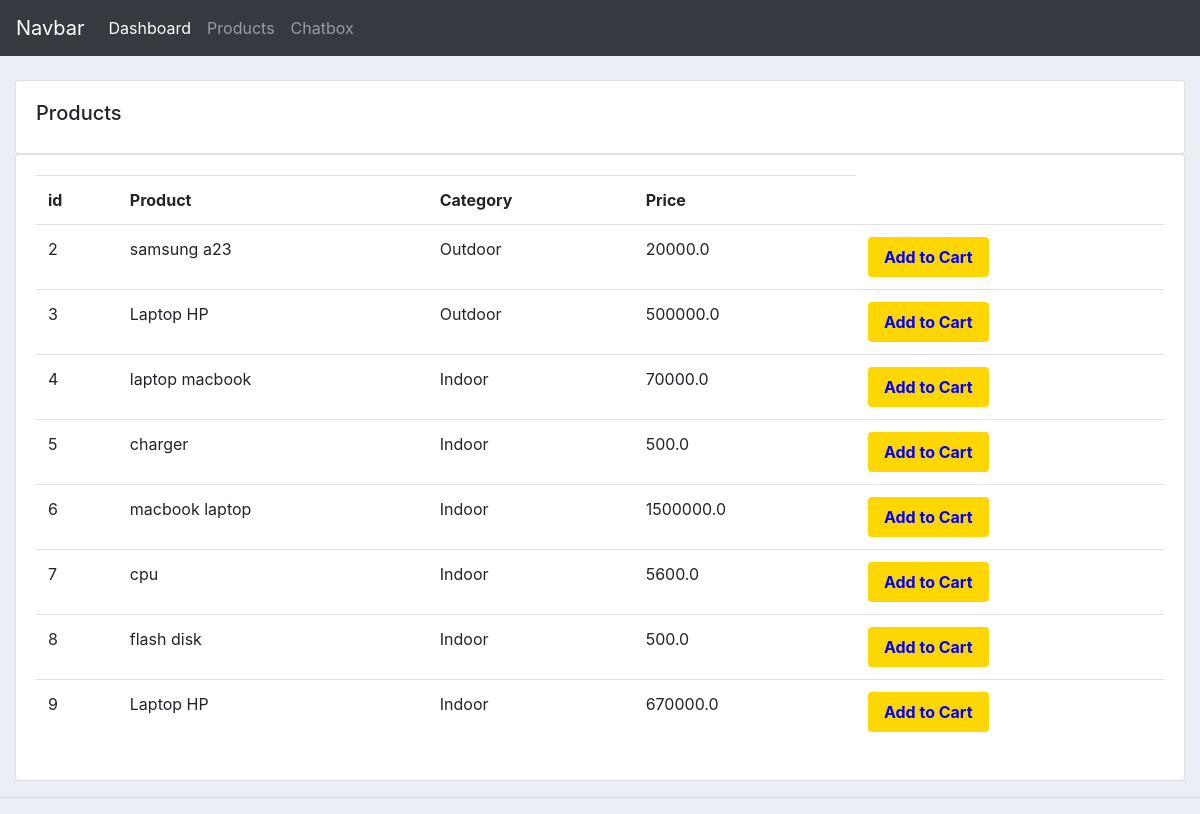
Screenshot of /products/ with the database file from the repository.
### accounts/models.py (models this page shows)
class Product(models.Model):
    CATEGORY = (
        ('Indoor', 'Indoor'),
        ('Outdoor', 'Outdoor'),
    )
    name = models.CharField(max_length=200, null=True)
    price = models.FloatField(null=True)
    category = models.CharField(max_length=200, null=True, choices=CATEGORY)
    description = models.CharField(max_length=200, null=True, blank=True)
    image = models.ImageField(upload_to='product_images', null=True, blank=True)  # Added image field
    date_created = models.DateTimeField(auto_now_add=True, null=True)
    tags = models.ManyToManyField(Tag)

### accounts/views.py (the view)
# urls.py: path('products/', views.products, name='products'),
def products(request):
	products = Product.objects.all()
	return render(request, 'accounts/products.html', {'products':products})

### accounts/templates/accounts/products.html (shortened to what this page needs)
{%  extends 'accounts/main.html' %}
{% block content %}
		<br>
		<div class="row">
			<div class="col-md">
				<div class="card card-body">
					<h5>Products</h5>
				</div>
				<div class="card card-body">
					<table class="table">
						<tr>
							<th>id</th>
							<th>Product</th>
							<th>Category</th>
							<th>Price</th>
						</tr>
						{% for i in products %}
						<tr>
							<td>{{i.id}}</td>
							<td>{{i.name}}</td>
							<td>{{i.category}}</td>
							<td>{{i.price}}</td>
							<td>
							<a href="{% url 'add_to_cart' i.id %}" class="add-to-cart-button" onclick="addToCart(event, '{{ i.id }}')">Add to Cart</a>
						</td>
						</tr>
						{% endfor %}
					</table>
				</div>
			</div>
		</div>
{% endblock content %}

### accounts/templates/accounts/main.html (shortened to what this page needs)
{% load static %}
<!DOCTYPE html>
<html>
<head>
	<link rel="stylesheet" href="https://stackpath.bootstrapcdn.com/bootstrap/4.3.1/css/bootstrap.min.css">
<link rel="stylesheet" href="static/css/main.css">
</head>
<body>
	{%  include 'accounts/navbar.html' %}
	<div class="container-fluid">
	{% block content %}
	{% endblock %}
    </div>
	<hr>
</body>
</html>

### accounts/templates/accounts/navbar.html (shortened to what this page needs)
{% load static %}
<nav class="navbar navbar-expand-lg navbar-dark bg-dark">
  <a class="navbar-brand" href="#">Navbar</a>
  <div class="collapse navbar-collapse" id="navbarNav">
    <ul class="navbar-nav">
      <li class="nav-item active">
        <a class="nav-link" href="{ url 'dashboard' }">Dashboard</a>
      </li>
      <li class="nav-item">
        <a class="nav-link" href="{ url 'products' }">Products</a>
      </li>
      <li class="nav-item">
        <a class="nav-link" href="{ url 'chatbox' }">Chatbox</a>
      </li>
    </ul>
  </div>
</nav>

### accounts/templates/accounts/main.html (style rules this page uses)
body { background-color: #ebeff5; }
.add-to-cart-button { display: inline-block; padding: 8px 16px; background-color: gold; color: blue; text-decoration: none; border-radius: 4px; font-weight: bold; }

### rows the page displays
Product: id "2", name "samsung a23", category "Outdoor", price "20000.0"
Product: id "3", name "Laptop HP", category "Outdoor", price "500000.0"
Product: id "4", name "laptop macbook", category "Indoor", price "70000.0"
Product: id "5", name "charger", category "Indoor", price "500.0"
Product: id "6", name "macbook laptop", category "Indoor", price "1500000.0"
Product: id "7", name "cpu", category "Indoor", price "5600.0"
Product: id "8", name "flash disk", category "Indoor", price "500.0"
Product: id "9", name "Laptop HP", category "Indoor", price "670000.0"
